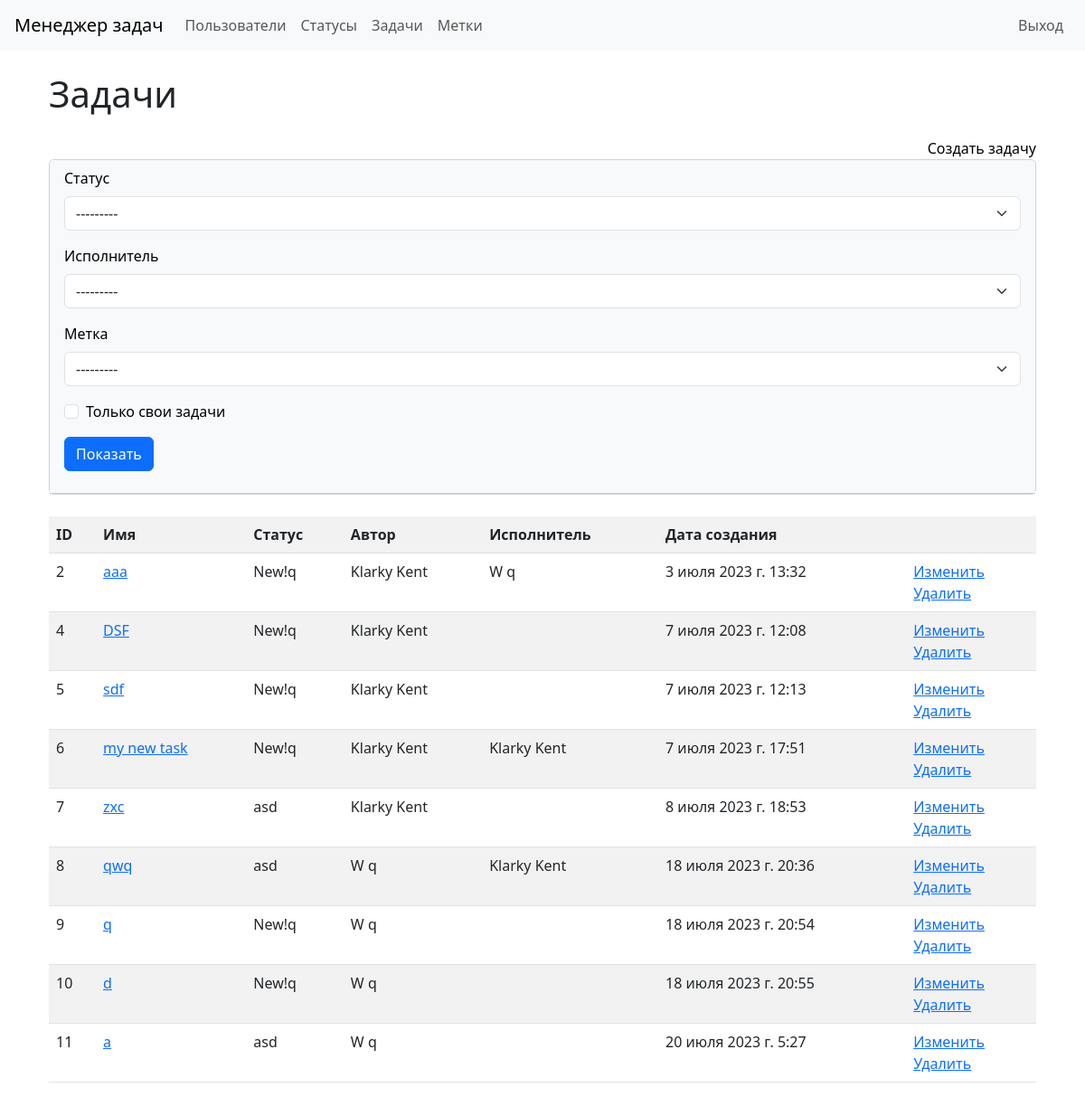
The app's page /tasks/ (signed in), older data.
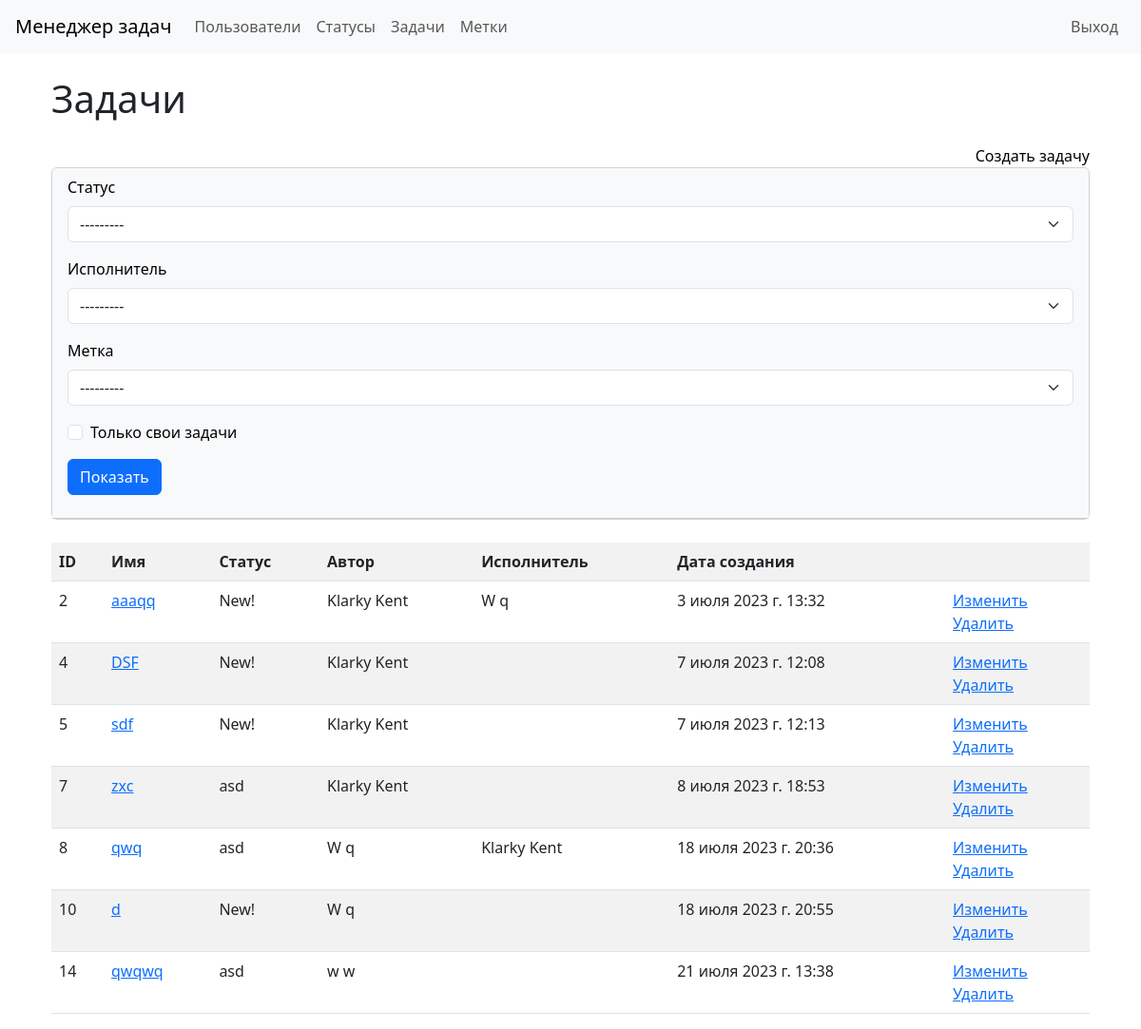
The same page, newer data.
### task_manager/tasks/models.py (models this page shows)
class TasksModel(models.Model):
    name = models.CharField(max_length=100)
    description = models.TextField()
    timestamp = models.DateTimeField(auto_now_add=True)
    status = models.ForeignKey(StatusModel, on_delete=models.PROTECT,
                               related_name='status_id')
    author = models.ForeignKey(User, on_delete=models.PROTECT,
                               related_name='author_id')
    executor = models.ForeignKey(User, on_delete=models.PROTECT,
                                 related_name='executor_id', null=True)
    labels = models.ManyToManyField(LabelModel)
    def __str__(self):
        return self.name

### task_manager/statuses/models.py (models this page shows)
class StatusModel(models.Model):
    name = models.CharField(
        max_length=100, unique=True,
        error_messages={'unique': "Это имя уже существует."})
    timestamp = models.DateTimeField(auto_now_add=True)
    def __str__(self):
        return self.name

### task_manager/tasks/views.py (the view)
class TaskListView(AppLoginMixin, FilterView):
    template_name = 'tasks/tasks.html'
    model = TasksModel
    filterset_class = FilterForm
    context_object_name = 'tasks'

### task_manager/labels/models.py (called while the page is built)
    def __str__(self):
        return self.name

### task_manager/tasks/templates/tasks/tasks.html
{% extends "base.html" %}
{% load bootstrap4 %}
{% load i18n %}
{% block main %}
<div class="container wrapper flex-grow-1">
    <h1 class="my-4">{% trans "Tasks" %}</h1>
    <a class="d-flex justify-content-end text-black text-decoration-none" href="{% url 'create_task' %}">{% trans "Create task" %}</a>
    <div class="card">
        <div class="card-header bg-light text-black">
            <form method="get">
            {% bootstrap_form filter.form size='small' %}
            {% buttons %}<button type="submit" class="btn btn-primary mb-3">{% trans "Send" %}</button>{% endbuttons %}
            </form>
         </div>
    </div>
    <br>
    <table class="table table-striped">
        <tr>
            <th>ID</th>
            <th>{% trans "Name" %}</th>
            <th>{% trans "Status" %}</th>
            <th>{% trans "Author" %}</th>
            <th>{% trans "Executor" %}</th>
            <th>{% trans "Create at" %}</th>
            <th></th>
        </tr>
        {% for task in object_list %}
        <tr>
            <td>{{ task.id }}</td>
            <td><a href="{% url 'view_task' pk=task.id %}" >{{ task }}</a></td>
            <td>{{ task.status }}</td>
            <td>{{ task.author.first_name }} {{ task.author.last_name }}</td>
            <td>{% if task.executor %}
                    {{ task.executor.first_name }} {{ task.executor.last_name }}
                {%  endif %}
            </td>
            <td>{{ task.timestamp }}</td>
            <td><a href="{% url 'update_task' pk=task.id %}">{% trans "Update" %}</a><br>
                <a href="{% url 'delete_task' pk=task.id %}">{% trans "Delete" %}</a></td>
        </tr>
        {% endfor %}
    </table>
</div>
{% endblock %}

### task_manager/templates/base.html (shortened to what this page needs)
<!DOCTYPE html>
<html lang="en">
<head>
    {% load i18n %}
    <link href="https://cdn.jsdelivr.net/npm/bootstrap@5.3.0/dist/css/bootstrap.min.css" rel="stylesheet">
</head>
  <body class="d-flex flex-column min-vh-100">
        {% include 'header.html' %}
     <div class="container wrapper flex-grow-1">
            {% block main %}{% endblock %}
     </div>
  </body>
</html>

### task_manager/templates/header.html (shortened to what this page needs)
{% load i18n %}
<header class="flex-shrink-0">
  <nav class="navbar navbar-expand-md navbar-light bg-light px-3">
    <a class="navbar-brand" href="/">
      {% trans "Task Manager" %}
    </a>
    <div id="navbarNav " class="w-100">
      <div class="navbar-nav w-100">
        <div class="nav-item d-flex justify-content-sm-between w-100">
          <div class="d-flex">
            <a class="nav-link " href="{% url 'user_list' %}">{% trans "Users" %}</a>
            {% if request.user.is_authenticated %}
            <a class="nav-link " href="{% url 'status_list' %}">{% trans "Statuses" %}</a>
            <a class="nav-link " href="{% url 'task_list' %}">{% trans "Tasks" %}</a>
            <a class="nav-link " href="{% url 'label_list' %}">{% trans "labels" %}</a>
            {% endif %}
          </div>
          <div class="d-flex">
            {% if request.user.is_authenticated %}
              <form action="/logout/" method="post">
                <input class="btn nav-link" type="submit" value="{% trans 'Log Out' %}">
              </form>
            {% else %}
              <a class="nav-link " href="{% url 'create_user' %}">{% trans "Sign Up" %}</a>
              <a class="nav-link " href="{% url 'login' %}">{% trans "Log In" %}</a>
            {% endif %}
          </div>
        </div>
      </div>
    </div>
  </nav>
</header>

Row changes from the older to the newer data that the page shows:
removed TasksModel: id "6", name "my new task", status "New!q", author.first_name "Klarky", author.last_name "Kent", executor.first_name "Klarky", executor.last_name "Kent", timestamp "7 июля 2023 г. 17:51"
removed TasksModel: id "9", name "q", status "New!q", author.first_name "W", author.last_name "q", timestamp "18 июля 2023 г. 20:54"
removed TasksModel: id "11", name "a", status "asd", author.first_name "W", author.last_name "q", timestamp "20 июля 2023 г. 5:27"
changed TasksModel id 2: name "aaa" → "aaaqq"; status "New!q" → "New!"
changed through a linked row, TasksModel "DSF": status "New!q" → "New!"
changed through a linked row, TasksModel "sdf": status "New!q" → "New!"
changed through a linked row, TasksModel "18 июля 2023 г. 20:55": status "New!q" → "New!"
added TasksModel: id "14", name "qwqwq", status "asd", author.first_name "w", author.last_name "w", timestamp "21 июля 2023 г. 13:38"
